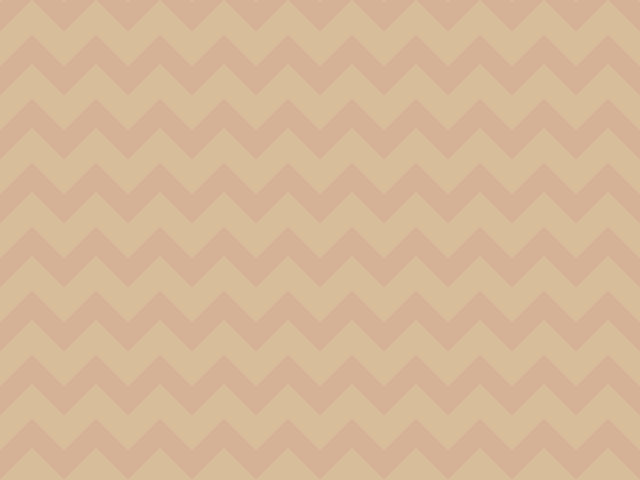

Rendered tile map (Tiled .tmx) drawn with the repository's tilesets; below, a short description and the full map source, tile grids included:
An orthogonal 20x15 tile map with 32x32 px tiles, 1 tile layer (Tile Layer 1) and 2 objects.

<map version="1.5" tiledversion="1.5.0" orientation="orthogonal" renderorder="right-down" width="20" height="15" tilewidth="32" tileheight="32" infinite="0" nextlayerid="4" nextobjectid="5">
 <tileset firstgid="1" source="background.tsx" />
 <layer id="1" name="Tile Layer 1" width="20" height="15">
  <data encoding="csv">
1,0,1,0,1,0,1,0,1,0,1,0,1,0,1,0,1,0,1,0,
0,0,0,0,0,0,0,0,0,0,0,0,0,0,0,0,0,0,0,0,
1,0,1,0,1,0,1,0,1,0,1,0,1,0,1,0,1,0,1,0,
0,0,0,0,0,0,0,0,0,0,0,0,0,0,0,0,0,0,0,0,
1,0,1,0,1,0,1,0,1,0,1,0,1,0,1,0,1,0,1,0,
0,0,0,0,0,0,0,0,0,0,0,0,0,0,0,0,0,0,0,0,
1,0,1,0,1,0,1,0,1,0,1,0,1,0,1,0,1,0,1,0,
0,0,0,0,0,0,0,0,0,0,0,0,0,0,0,0,0,0,0,0,
1,0,1,0,1,0,1,0,1,0,1,0,1,0,1,0,1,0,1,0,
0,0,0,0,0,0,0,0,0,0,0,0,0,0,0,0,0,0,0,0,
1,0,1,0,1,0,1,0,1,0,1,0,1,0,1,0,1,0,1,0,
0,0,0,0,0,0,0,0,0,0,0,0,0,0,0,0,0,0,0,0,
1,0,1,0,1,0,1,0,1,0,1,0,1,0,1,0,1,0,1,0,
0,0,0,0,0,0,0,0,0,0,0,0,0,0,0,0,0,0,0,0,
1,0,1,0,1,0,1,0,1,0,1,0,1,0,1,0,1,0,1,0
</data>
 </layer>
 <objectgroup id="2" name="Object Layer 1">
  <object id="2" x="183" y="123.062" width="274.165" height="83.175">
   <text fontfamily="Noteworthy" pixelsize="50" wrap="1" bold="1">Mink's Game</text>
  </object>
  <object id="4" x="204" y="247.584" width="231.489" height="45.5954">
   <text fontfamily="Noteworthy" pixelsize="28" wrap="1" bold="1">Press Enter to Play</text>
  </object>
 </objectgroup>
</map>
